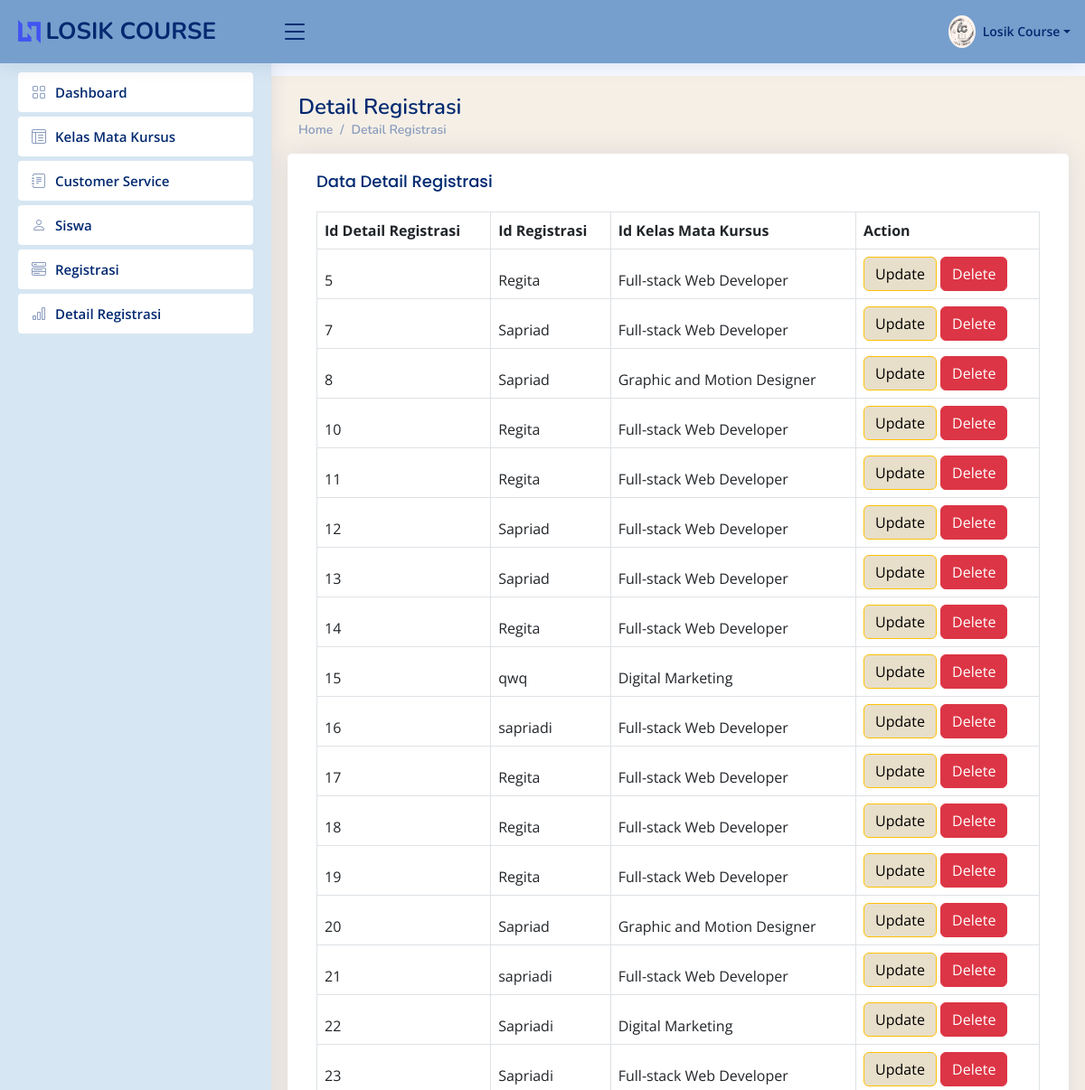
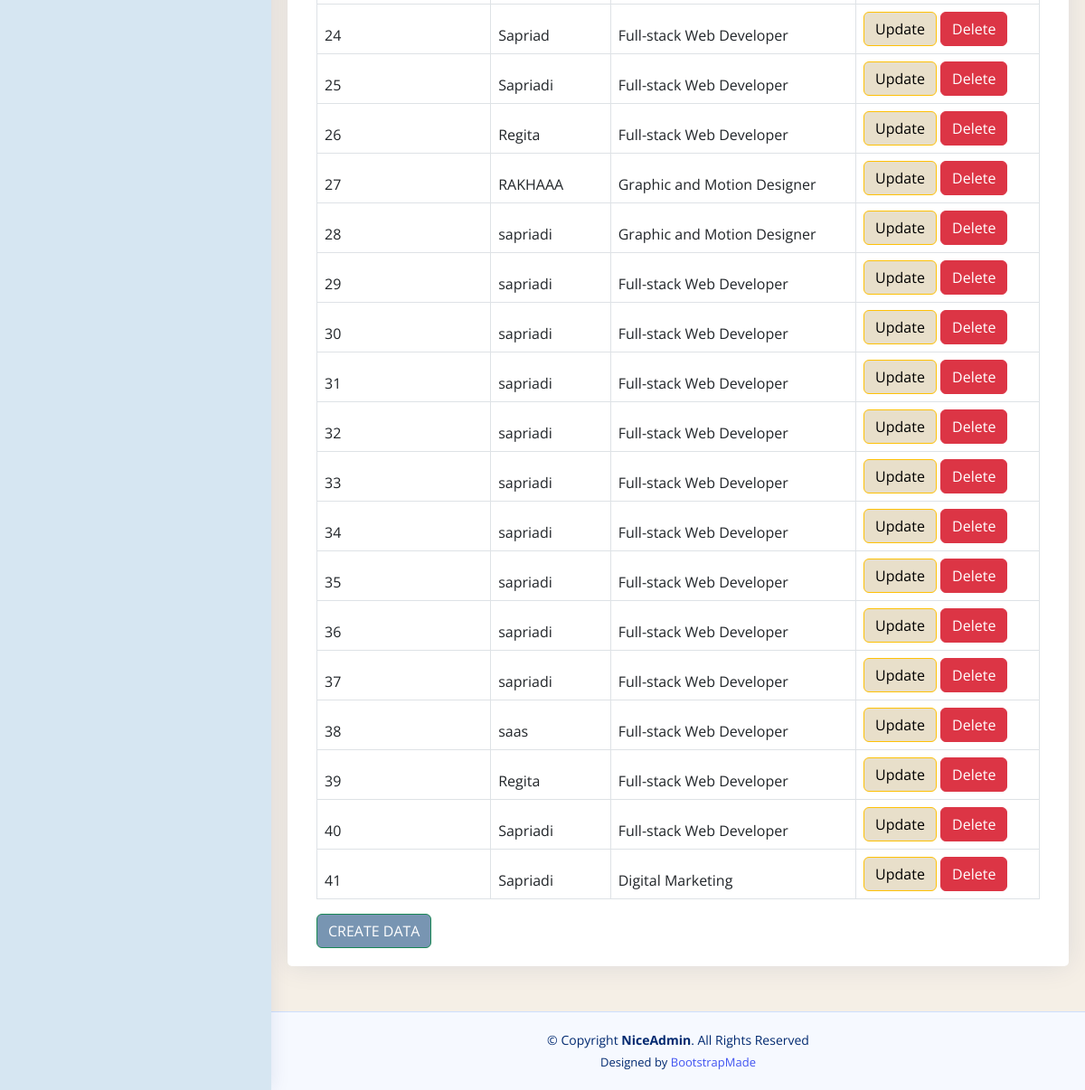
The page /DetailRegistrasi on the database its author committed (2 pictures, top to bottom).
### app/models.py (models this page shows, shortened)
class DetailRegistrasi(models.Model):
    Id_DetailRegistrasi = models.AutoField(primary_key=True)
    Id_Registrasi = models.ForeignKey(Registrasi, on_delete=models.CASCADE)
    Id_Kelas_Mata_Kursus = models.ForeignKey(Kelas_Mata_Kursus, on_delete=models.CASCADE)

class Registrasi(models.Model):
    Id_Registrasi = models.AutoField(primary_key=True)
    Id_Siswa = models.ForeignKey(Siswa, on_delete=models.CASCADE)
    ID_CS = models.ForeignKey(CustomerService, on_delete=models.CASCADE)
    Tanggal_Registrasi = models.DateField()
    def __str__(self):
        return str(self.Id_Siswa)

class Siswa(models.Model):
    Id_Siswa = models.AutoField(primary_key=True)
    Nama_Siswa = models.CharField(max_length=50)
    Tanggal_Lahir = models.DateField()
    Alamat_Siswa = models.TextField(blank=True, null=True)
    Nomor_Telepon_Siswa = models.PositiveIntegerField()
    def __str__(self):
        return str(self.Nama_Siswa)

class Kelas_Mata_Kursus(models.Model):
    Id_Kelas_Mata_Kursus = models.AutoField(primary_key=True)
    Jenis_Kursus = models.CharField(max_length=70)
    Jenis_Kelas = models.CharField(max_length=50)
    Jumlah_Pertemuan = models.PositiveIntegerField()
    Jadwal = models.CharField(max_length=100)
    Harga = models.PositiveIntegerField()
    Status_Kelas = models.CharField(max_length=30)
    def __str__(self):
        return str(self.Jenis_Kursus)

### app/views.py (the view)
# urls.py: path('DetailRegistrasi', views.DetailRegistrasi, name='DetailRegistrasi'),
def DetailRegistrasi(request):
    alldetailregistrasiobj = models.DetailRegistrasi.objects.all()
    getdetailregistrasiobj = models.DetailRegistrasi.objects.get(Id_DetailRegistrasi=5)
    return render(request, 'detailregistrasiy.html', {
        "alldetailregistrasiobj" : alldetailregistrasiobj,
        "getdetailregistrasiobj" : getdetailregistrasiobj,
    })

### app/templates/detailregistrasiy.html (shortened to what this page needs)
{%load static%}
<!DOCTYPE html>
<html lang="en">
<head>{% static '
  <link href="{% static 'assets/vendor/bootstrap/css/bootstrap.min.css'%}" rel="stylesheet">
  <link href="{% static 'assets/vendor/bootstrap-icons/bootstrap-icons.css'%}" rel="stylesheet">
  <link href="{% static 'assets/vendor/boxicons/css/boxicons.min.css'%}" rel="stylesheet">
  <link href="{% static 'assets/vendor/quill/quill.snow.css'%}" rel="stylesheet">
  <link href="{% static 'assets/vendor/quill/quill.bubble.css'%}" rel="stylesheet">
  <link href="{% static 'assets/vendor/remixicon/remixicon.css'%}" rel="stylesheet">
  <link href="{% static 'assets/vendor/simple-datatables/style.css'%}" rel="stylesheet">
  <link href="{% static 'assets/css/style.css'%}" rel="stylesheet">
</head>
<body>
  <header id="header" class="header fixed-top d-flex align-items-center">
    <div class="d-flex align-items-center justify-content-between">
      <a href="{% url 'dashboard' %}" class="logo d-flex align-items-center">
        <img src="{% static 'assets/img/logo.png'%}" alt="">
        <span class="d-none d-lg-block">LOSIK COURSE</span>
      </a>
      <i class="bi bi-list toggle-sidebar-btn"></i>
    </div>
    <nav class="header-nav ms-auto">
      <ul class="d-flex align-items-center">
        <li class="nav-item dropdown pe-3">
          <a class="nav-link nav-profile d-flex align-items-center pe-0" href="#" data-bs-toggle="dropdown">
            <img src="{% static 'assets/img/losik.jpg'%}" alt="Profile" class="rounded-circle">
            <span class="d-none d-md-block dropdown-toggle ps-2">Losik Course</span>
          </a>
        </li>
      </ul>
    </nav>
  </header>
  <aside id="sidebar" class="sidebar">
    <ul class="sidebar-nav" id="sidebar-nav">
      <li class="nav-item">
        <a class="nav-link collapsed" href="{%url 'dashboard'%}">
          <i class="bi bi-grid"></i>
          <span>Dashboard</span>
        </a>
      </li>
      <li class="nav-item">
        <a class="nav-link collapsed" href="{%url 'kelasmatakursus'%}">
          <i class="bi bi-layout-text-window-reverse"></i>
          <span>Kelas Mata Kursus</span>
        </a>
      </li>
      <li class="nav-item">
        <a class="nav-link collapsed" href="{%url 'CustomerService'%}"">
          <i class="bi bi-journal-text"></i>
          <span>Customer Service</span>
        </a>
      </li>
      <li class="nav-item">
        <a class="nav-link collapsed" href="{%url 'siswa'%}"">
          <i class="bi bi-person"></i>
          <span>Siswa</span>
        </a>
      </li>
      <li class="nav-item">
        <a class="nav-link collapsed" href="{%url 'registrasi'%}"">
          <i class="bi bi-menu-button-wide"></i>
          <span>Registrasi</span>
        </a>
      </li>
      <li class="nav-item">
        <a class="nav-link collapsed" href="{%url 'DetailRegistrasi'%}"">
          <i class="bi bi-bar-chart"></i>
          <span>Detail Registrasi</span>
        </a>
      </li>
  </aside>
  <main id="main" class="main">
      <div class="pagetitle">
        <h1>Detail Registrasi</h1>
        <nav>
          <ol class="breadcrumb">
            <li class="breadcrumb-item"><a href="{% url 'dashboard' %}"">Home</a></li>
            <li class="breadcrumb-item">Detail Registrasi</li>
          </ol>
        </nav>
      </div>
      <section class="section">
        <div class="row">
            <div class="card">
              <div class="card-body">
                <h5 class="card-title">Data Detail Registrasi</h5>
                <table class="table table-bordered">
                  <thead>
                    <tr>
                        <th>Id Detail Registrasi</th>
                        <th>Id Registrasi</th>
                        <th>Id Kelas Mata Kursus</th>
                        <th>Action</th>
                    </tr>
                    {% for item in alldetailregistrasiobj %}
                    <tr>
                        <td>{{ item.Id_DetailRegistrasi }}</td>
                        <td>{{ item.Id_Registrasi }}</td>
                        <td>{{ item.Id_Kelas_Mata_Kursus }}</td>
                        <td>
                            <a href="{%url 'updatedetailregistrasi' item.Id_DetailRegistrasi %}">
                              <button class="btn btn-warning" style="background-color: #e8dfca">Update</button>
                            </a>
                            <a href="{%url 'deletedetailregistrasi' item.Id_DetailRegistrasi %}">
                                <button class="btn btn-danger">Delete</button>
                            </a>
                        </td>
                    </tr>
                    {% endfor %}
                </table>
                <a href="{% url 'createdetailregistrasi' %}">
                    <button class="btn btn-success" style="background-color:#7895b2 ;">
                        CREATE DATA
                    </button>
                </a>
              </div>
          </div>
        </div>
      </section>
  </main>
  <footer id="footer" class="footer">
    <div class="copyright">
      &copy; Copyright <strong><span>NiceAdmin</span></strong>. All Rights Reserved
    </div>
    <div class="credits">
      Designed by <a href="https://bootstrapmade.com/">BootstrapMade</a>
    </div>
  </footer>
</body>
</html>

### static/assets/css/style.css (style rules this page uses)
:root { scroll-behavior: smooth; }
body { font-family: "Open Sans", sans-serif; background: #f6f9ff; color: #444444; }
a { color: #4154f1; text-decoration: none; }
h1, h2, h3, h4, h5, h6 { font-family: "Nunito", sans-serif; }
#main { margin-top: 60px; padding: 20px 30px; transition: all 0.3s; background-color: #f5efe6; }
.pagetitle { margin-bottom: 10px; }
.pagetitle h1 { font-size: 24px; margin-bottom: 0; font-weight: 600; color: #012970; }
.card { margin-bottom: 30px; border: none; border-radius: 5px; box-shadow: 0px 0 30px rgba(1, 41, 112, 0.1); }
.card-title { padding: 20px 0 15px 0; font-size: 18px; font-weight: 500; color: #012970; font-family: "Poppins", sans-serif; }
.card-body { padding: 0 20px 20px 20px; }
.breadcrumb { font-size: 14px; font-family: "Nunito", sans-serif; color: #899bbd; font-weight: 600; }
.breadcrumb a { color: #899bbd; transition: 0.3s; }
.breadcrumb .breadcrumb-item::before { color: #899bbd; }
.logo { line-height: 1; }
@media (min-width: 1200px) { .logo { width: 280px; } }
.logo img { max-height: 26px; margin-right: 6px; }
.logo span { font-size: 26px; font-weight: 700; color: #012970; font-family: "Nunito", sans-serif; }
.header { transition: all 0.5s; z-index: 997; height: 70px; box-shadow: 0px 2px 20px rgba(1, 41, 112, 0.1); background-color: #769fcd; padding-left: 20px; }
.header .toggle-sidebar-btn { font-size: 32px; padding-left: 10px; cursor: pointer; color: #012970; }
.header-nav ul { list-style: none; }
.header-nav>ul { margin: 0; padding: 0; }
.header-nav .nav-profile { color: #012970; }
.header-nav .nav-profile img { max-height: 36px; }
.header-nav .nav-profile span { font-size: 14px; font-weight: 600; }
.sidebar { position: fixed; top: 60px; left: 0; bottom: 0; width: 300px; z-index: 996; transition: all 0.3s; padding: 20px; overflow-y: auto; scrollbar-width: thin; scrollbar-color: #aab7cf transparent; box-shadow: 0px 0px 20px rgba(1, 41, 112, 0.1); background-color: #d6e6f2; }
@media (min-width: 1200px) { #main, #footer { margin-left: 300px; } }
.sidebar-nav { padding: 0; margin: 0; list-style: none; }
.sidebar-nav li { padding: 0; margin: 0; list-style: none; }
.sidebar-nav .nav-item { margin-bottom: 5px; }
.sidebar-nav .nav-link { display: flex; align-items: center; font-size: 15px; font-weight: 600; color: #4154f1; transition: 0.3; background: #f6f9ff; padding: 10px 15px; border-radius: 4px; }
.sidebar-nav .nav-link i { font-size: 16px; margin-right: 10px; color: #4154f1; }
.sidebar-nav .nav-link.collapsed { color: #012970; background: #fff; }
.sidebar-nav .nav-link.collapsed i { color: #899bbd; }
.footer { padding: 20px 0; font-size: 14px; transition: all 0.3s; border-top: 1px solid #cddfff; }
.footer .copyright { text-align: center; color: #012970; }
.footer .credits { padding-top: 5px; text-align: center; font-size: 13px; color: #012970; }

### rows shown on the page
DetailRegistrasi: Id_DetailRegistrasi "5", Id_Registrasi "Regita", Id_Kelas_Mata_Kursus "Full-stack Web Developer"
DetailRegistrasi: Id_DetailRegistrasi "7", Id_Registrasi "Sapriad", Id_Kelas_Mata_Kursus "Full-stack Web Developer"
DetailRegistrasi: Id_DetailRegistrasi "8", Id_Registrasi "Sapriad", Id_Kelas_Mata_Kursus "Graphic and Motion Designer"
DetailRegistrasi: Id_DetailRegistrasi "10", Id_Registrasi "Regita", Id_Kelas_Mata_Kursus "Full-stack Web Developer"
DetailRegistrasi: Id_DetailRegistrasi "11", Id_Registrasi "Regita", Id_Kelas_Mata_Kursus "Full-stack Web Developer"
DetailRegistrasi: Id_DetailRegistrasi "12", Id_Registrasi "Sapriad", Id_Kelas_Mata_Kursus "Full-stack Web Developer"
DetailRegistrasi: Id_DetailRegistrasi "13", Id_Registrasi "Sapriad", Id_Kelas_Mata_Kursus "Full-stack Web Developer"
DetailRegistrasi: Id_DetailRegistrasi "14", Id_Registrasi "Regita", Id_Kelas_Mata_Kursus "Full-stack Web Developer"
DetailRegistrasi: Id_DetailRegistrasi "15", Id_Registrasi "qwq", Id_Kelas_Mata_Kursus "Digital Marketing"
DetailRegistrasi: Id_DetailRegistrasi "16", Id_Registrasi "sapriadi", Id_Kelas_Mata_Kursus "Full-stack Web Developer"
DetailRegistrasi: Id_DetailRegistrasi "17", Id_Registrasi "Regita", Id_Kelas_Mata_Kursus "Full-stack Web Developer"
DetailRegistrasi: Id_DetailRegistrasi "18", Id_Registrasi "Regita", Id_Kelas_Mata_Kursus "Full-stack Web Developer"
DetailRegistrasi: Id_DetailRegistrasi "19", Id_Registrasi "Regita", Id_Kelas_Mata_Kursus "Full-stack Web Developer"
DetailRegistrasi: Id_DetailRegistrasi "20", Id_Registrasi "Sapriad", Id_Kelas_Mata_Kursus "Graphic and Motion Designer"
DetailRegistrasi: Id_DetailRegistrasi "21", Id_Registrasi "sapriadi", Id_Kelas_Mata_Kursus "Full-stack Web Developer"
DetailRegistrasi: Id_DetailRegistrasi "22", Id_Registrasi "Sapriadi", Id_Kelas_Mata_Kursus "Digital Marketing"
DetailRegistrasi: Id_DetailRegistrasi "23", Id_Registrasi "Sapriadi", Id_Kelas_Mata_Kursus "Full-stack Web Developer"
DetailRegistrasi: Id_DetailRegistrasi "24", Id_Registrasi "Sapriad", Id_Kelas_Mata_Kursus "Full-stack Web Developer"
DetailRegistrasi: Id_DetailRegistrasi "25", Id_Registrasi "Sapriadi", Id_Kelas_Mata_Kursus "Full-stack Web Developer"
DetailRegistrasi: Id_DetailRegistrasi "26", Id_Registrasi "Regita", Id_Kelas_Mata_Kursus "Full-stack Web Developer"
DetailRegistrasi: Id_DetailRegistrasi "27", Id_Registrasi "RAKHAAA", Id_Kelas_Mata_Kursus "Graphic and Motion Designer"
DetailRegistrasi: Id_DetailRegistrasi "28", Id_Registrasi "sapriadi", Id_Kelas_Mata_Kursus "Graphic and Motion Designer"
DetailRegistrasi: Id_DetailRegistrasi "29", Id_Registrasi "sapriadi", Id_Kelas_Mata_Kursus "Full-stack Web Developer"
DetailRegistrasi: Id_DetailRegistrasi "30", Id_Registrasi "sapriadi", Id_Kelas_Mata_Kursus "Full-stack Web Developer"
DetailRegistrasi: Id_DetailRegistrasi "31", Id_Registrasi "sapriadi", Id_Kelas_Mata_Kursus "Full-stack Web Developer"
DetailRegistrasi: Id_DetailRegistrasi "32", Id_Registrasi "sapriadi", Id_Kelas_Mata_Kursus "Full-stack Web Developer"
DetailRegistrasi: Id_DetailRegistrasi "33", Id_Registrasi "sapriadi", Id_Kelas_Mata_Kursus "Full-stack Web Developer"
DetailRegistrasi: Id_DetailRegistrasi "34", Id_Registrasi "sapriadi", Id_Kelas_Mata_Kursus "Full-stack Web Developer"
DetailRegistrasi: Id_DetailRegistrasi "35", Id_Registrasi "sapriadi", Id_Kelas_Mata_Kursus "Full-stack Web Developer"
DetailRegistrasi: Id_DetailRegistrasi "36", Id_Registrasi "sapriadi", Id_Kelas_Mata_Kursus "Full-stack Web Developer"
DetailRegistrasi: Id_DetailRegistrasi "37", Id_Registrasi "sapriadi", Id_Kelas_Mata_Kursus "Full-stack Web Developer"
DetailRegistrasi: Id_DetailRegistrasi "38", Id_Registrasi "saas", Id_Kelas_Mata_Kursus "Full-stack Web Developer"
DetailRegistrasi: Id_DetailRegistrasi "39", Id_Registrasi "Regita", Id_Kelas_Mata_Kursus "Full-stack Web Developer"
DetailRegistrasi: Id_DetailRegistrasi "40", Id_Registrasi "Sapriadi", Id_Kelas_Mata_Kursus "Full-stack Web Developer"
DetailRegistrasi: Id_DetailRegistrasi "41", Id_Registrasi "Sapriadi", Id_Kelas_Mata_Kursus "Digital Marketing"
